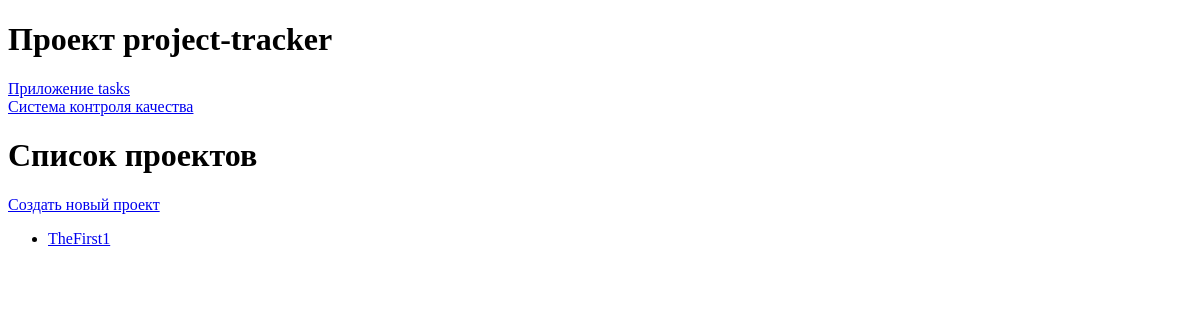
The page /projects/ on the database as committed earlier.
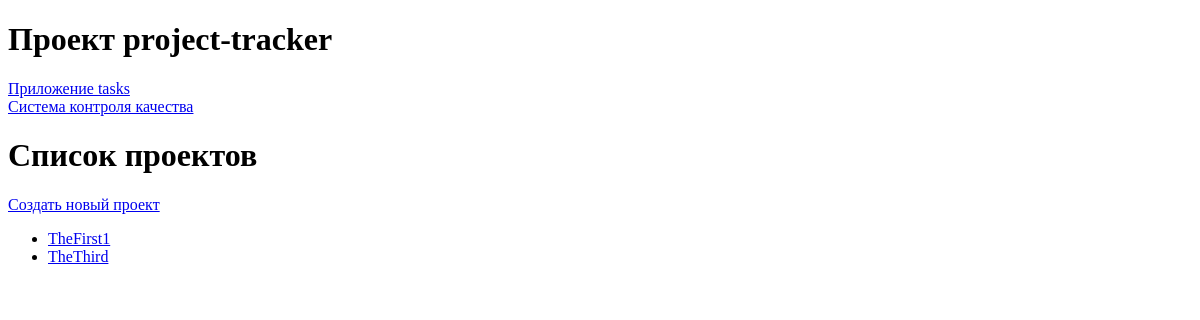
The same page on the database as committed later.
### tasks/models.py (models this page shows, shortened)
class Project(models.Model):
    name = models.CharField(max_length=100)
    description = models.TextField()
    created_at = models.DateTimeField(auto_now_add=True)

### tasks/views.py (the view)
# urls.py: path('projects/', views.ProjectsListView.as_view(), name='projects_list'),
class ProjectsListView(ListView):
    model = Project
    template_name = 'tasks/projects_list.html'

### tasks/templates/tasks/projects_list.html
{% extends 'base/base.html' %}
{% block content %}
    <h1>Список проектов</h1>
    <p><a href="{% url 'tasks:create_project' %}">Создать новый проект</a></p>
    <ul>
        {% for project in project_list %}
            <li><a href="{% url 'tasks:project_detail' project.id %}">{{ project.name }}</a></li>
        {% endfor %}
    </ul>
{% endblock %}

### templates/base/base.html (shortened to what this page needs)
<!DOCTYPE html>
<html lang="en">
<head>
</head>
<body>
    <header>
      <h1>Проект project-tracker</h1>
    </header>
    {% include 'base/nav.html' %}
    <main>
        {% block content %}{% endblock %}
    </main>
</body>
</html>

### templates/base/nav.html
<nav>
    <a href="{% url 'tasks:index' %}">Приложение tasks</a>
    <br>
    <a href="{% url 'quality_control:index' %}">Система контроля качества</a>
</nav>

Rows that differ between the two databases and show on the page:
added Project: name "TheThird"
